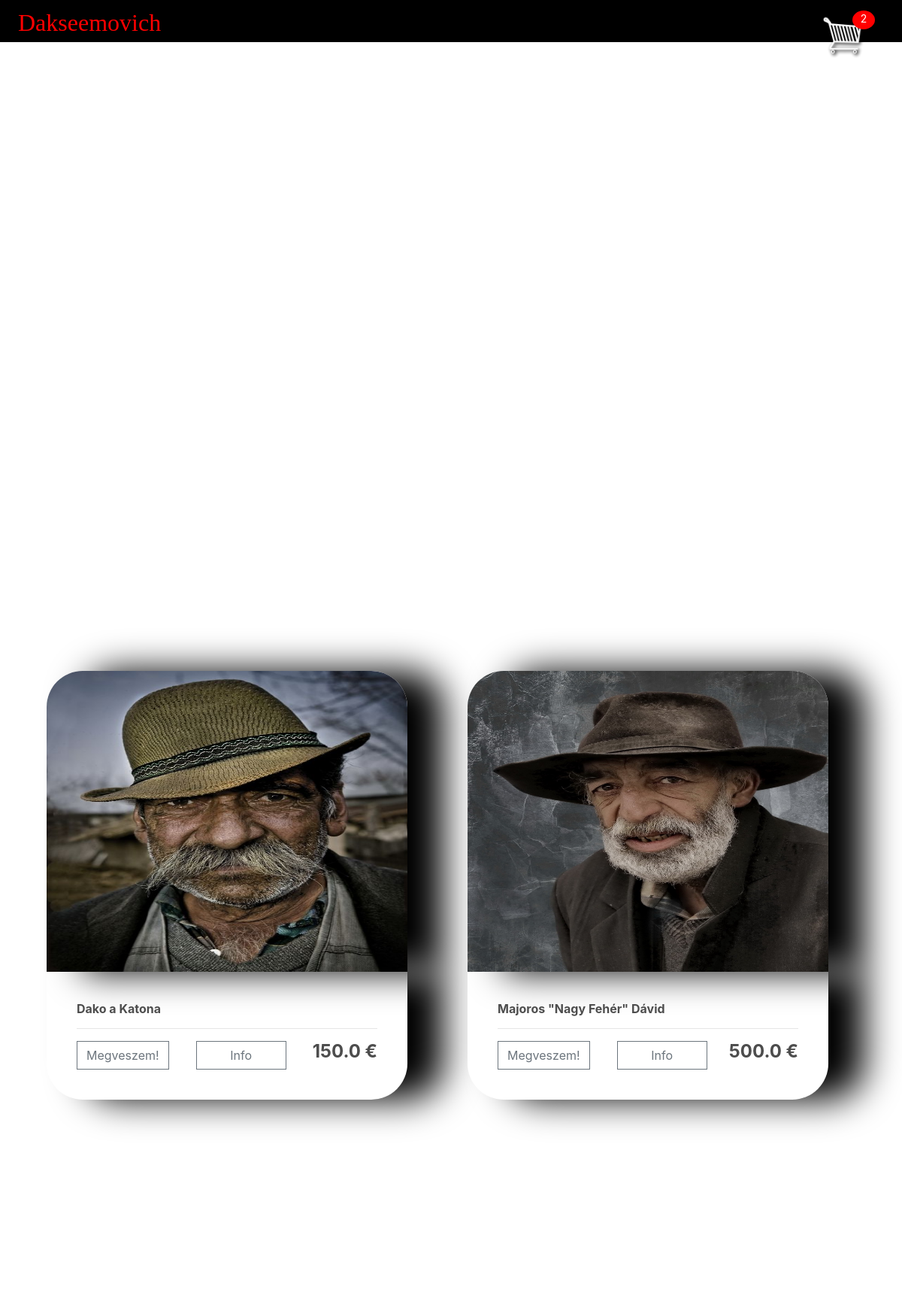
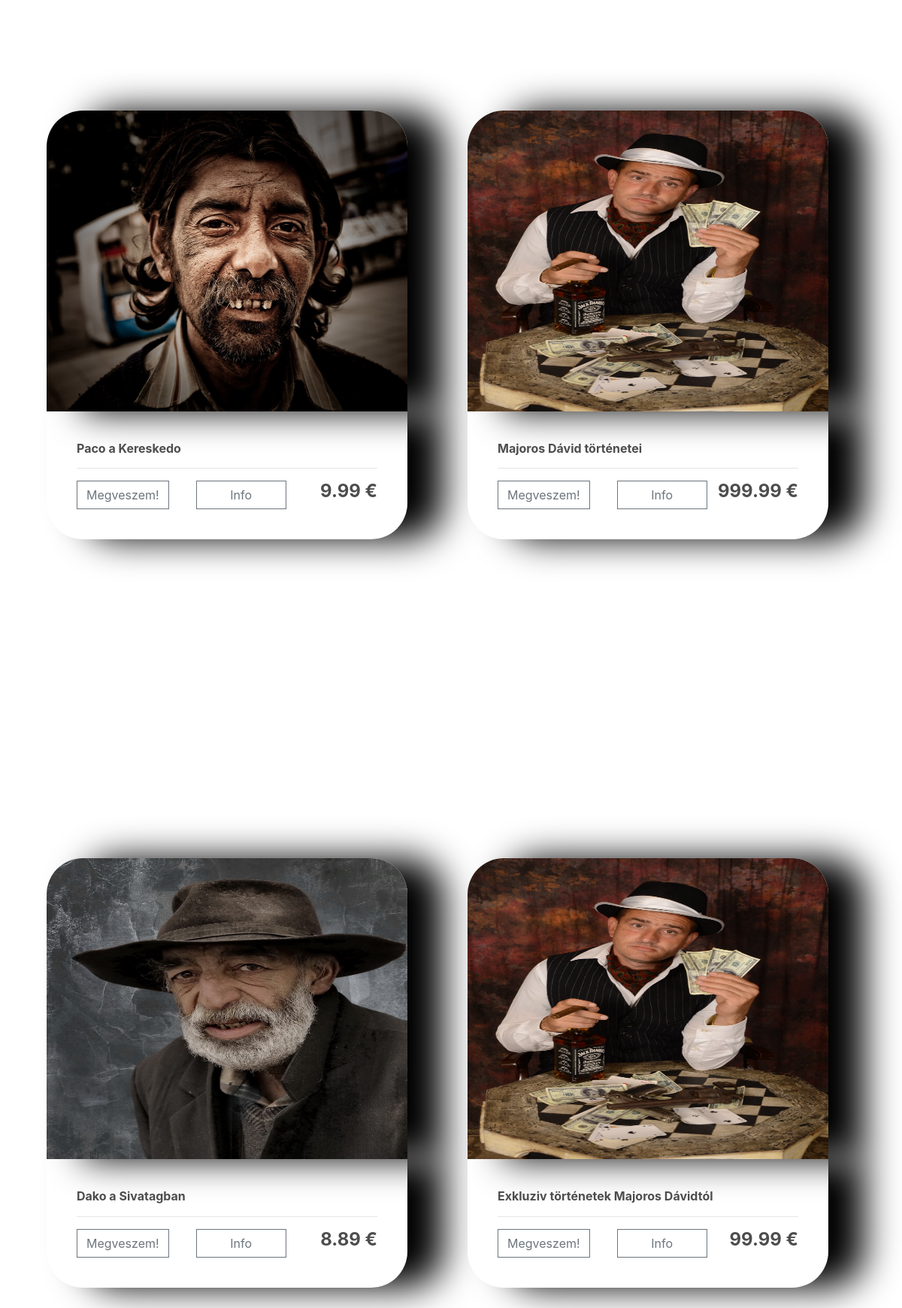
/store/ (signed in), run on the app's committed database (2 pictures, top to bottom).
### store/models.py (models this page shows, shortened)
class Product(models.Model):
	name = models.CharField(max_length=200)
	price = models.FloatField()
	digital = models.BooleanField(default=False,null=True, blank=True)
	image = models.ImageField(null=True, blank=True)
	@property
	def imageURL(self):
		try:
			url = self.image.url
		except:
			url = ''
		return url

### store/views.py (the view)
# urls.py: path('', include('store.urls')),
def store(request):
	data = cartData(request)
	cartItems = data['cartItems']
	order = data['order']
	items = data['items']
	products = Product.objects.all()
	context = {'products':products, 'cartItems':cartItems}
	return render(request, 'store/store.html', context)

### store/models.py (called while the page is built)
	@property
	def get_cart_items(self):
		orderitems = self.orderitem_set.all()
		total = sum([item.quantity for item in orderitems])
		return total

### store/utils.py (called while the page is built)
def cartData(request):
	if request.user.is_authenticated:
		customer = request.user.customer
		order, created = Order.objects.get_or_create(customer=customer, complete=False)
		items = order.orderitem_set.all()
		cartItems = order.get_cart_items
	else:
		cookieData = cookieCart(request)
		cartItems = cookieData['cartItems']
		order = cookieData['order']
		items = cookieData['items']
	return {'cartItems':cartItems ,'order':order, 'items':items}

### store/templates/store/store.html (shortened to what this page needs)
{% extends 'store/main.html' %}
{% load static %}
{% block content %}
<body>
	<div class="row b1">
		{% for product in products %}
		<div class="col-lg-4">
			<img class="thumbnail" src="{{product.imageURL}}">
			<div class="box-element product">
				<h6><strong>{{product.name}}</strong></h6>
				<hr>
				<button data-product="{{product.id}}" data-action="add" class="btn btn-outline-secondary add-btn update-cart">Megveszem!</button>&nbsp;&nbsp&nbsp;&nbsp;&nbsp;&nbsp;&nbsp;
				<a href="{% url 'statikus' %}"> <button class="btn btn-outline-secondary gomb">Info</button></a>
				<h4 style="display: inline-block; float: right;"><strong>{{product.price}} € </strong></h4>
			</div>
		</div>
		{% endfor %}
	</div>
</body>
{% endblock content %}

### static/css/main.css (style rules this page uses)
body { background: url(''); background-repeat: no-repeat; }
h1,h2,h3,h4,h5,h6 { color:hsl(0, 0%, 30%); }
.box-element { box-shadow:hsl(0, 0%, 0%) 4vw 0vw 4vw 0vw; background-color: #fff; border-radius: 4px; padding: 5vh; width: 60%; }
.gomb { width: 10vw; }
.thumbnail { width: 40vw; height: 50vh; -webkit-box-shadow: -1px -3px 5px -2px rgba(214,214,214,1); -moz-box-shadow: -1px -3px 5px -2px rgba(214,214,214,1); box-shadow: -1px -3px 5px -2px rgba(214,214,214,1); border-radius: 4vw 4vw 0 0; box-shadow:hsl(0, 0%, 0%) 4vw 0vw 4vw 0vw; }
.product { border-radius: 0 0 4vw 4vw; width: 40vw; }
.col-lg-4, .col-lg-6, .col-lg-8, .col-lg-12 { margin-top: 0vh; margin: 15vw; margin-left:0vw; padding: 2em; }
.btn { border-radius: 0; }
.b1 { padding-top: 75vh; }

### data on the page
Product: imageURL (picture), name "Dako a Katona", price "150.0"
Product: imageURL (picture), name "Majoros \"Nagy Fehér\" Dávid", price "500.0"
Product: imageURL (picture), name "Paco a Kereskedo", price "9.99"
Product: imageURL (picture), name "Majoros Dávid történetei", price "999.99"
Product: imageURL (picture), name "Dako a Sivatagban", price "8.89"
Product: imageURL (picture), name "Exkluziv történetek Majoros Dávidtól", price "99.99"

### other printed values
{{ cartItems }} "2"
